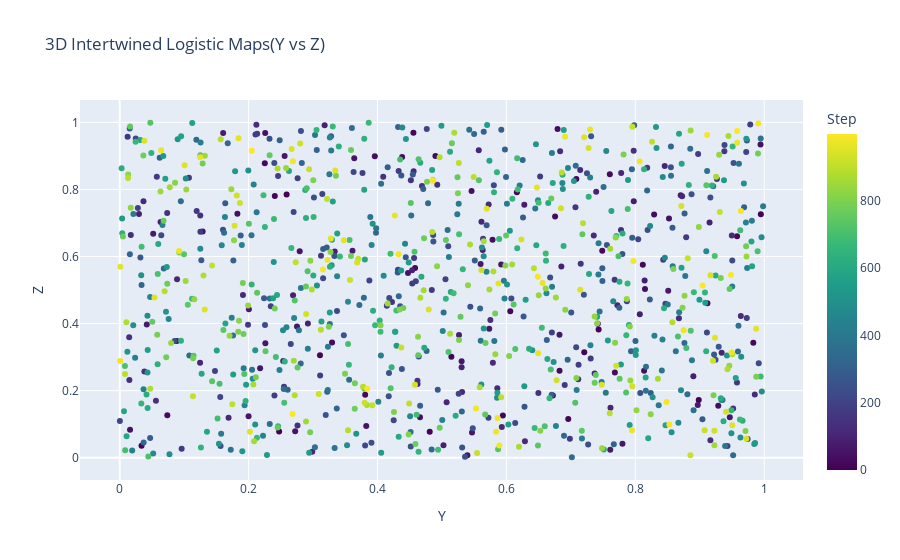

Write notebook code for a chart like this one.
### Code cell
import numpy as np
import plotly.express as px
import pandas as pd
# Create dataframe for Plotly Express
df = pd.DataFrame({ "Y": y_values, "Z": z_values, "Step": discrete_iteration})

# # Interactive 3D scatter/line plot
# fig = px.line_3d(df, x="X", y="Y", z="Z", color="Step", 
#     title="3D Intertwined Logistic Maps (Interactive)",
#     color_continuous_scale="Viridis"
#     )
# fig.show()

# Interactive 3D scatter plot with continuous color
fig = px.scatter(df, x="Y", y="Z", color="Step",
                    color_continuous_scale="Viridis",
                    title="3D Intertwined Logistic Maps(Y vs Z)",
                    size_max=2)

fig.show()

### Figure 1 — Plotly figure (JSON) as saved in the notebook; plotly's stock layout.template omitted (floating-point values rounded to 4 significant figures; data arrays with more than 128 entries replaced by an {"elided": "..."} marker saying what was removed)
{"data": [{"hovertemplate": "Y=%{x}<br>Z=%{y}<br>Step=%{marker.color}<extra></extra>", "legendgroup": "", "marker": {"color": {"elided": "1000 int values"}, "coloraxis": "coloraxis", "symbol": "circle"}, "mode": "markers", "name": "", "orientation": "v", "showlegend": false, "type": "scatter", "x": {"elided": "1000 float values"}, "xaxis": "x", "y": {"elided": "1000 float values"}, "yaxis": "y"}], "layout": {"coloraxis": {"colorbar": {"title": {"text": "Step"}}, "colorscale": [[0, "#440154"], [0.1111, "#482878"], [0.2222, "#3e4989"], [0.3333, "#31688e"], [0.4444, "#26828e"], [0.5556, "#1f9e89"], [0.6667, "#35b779"], [0.7778, "#6ece58"], [0.8889, "#b5de2b"], [1, "#fde725"]]}, "legend": {"tracegroupgap": 0}, "title": {"text": "3D Intertwined Logistic Maps(Y vs Z)"}, "xaxis": {"anchor": "y", "domain": [0, 1], "title": {"text": "Y"}}, "yaxis": {"anchor": "x", "domain": [0, 1], "title": {"text": "Z"}}}}
